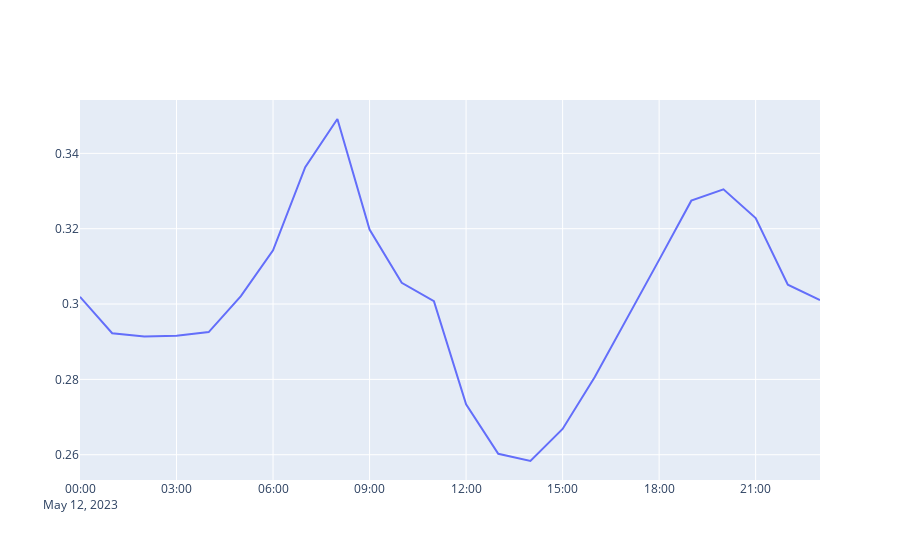

Source (notebook cell):
### Code cell
go.Figure(data=go.Scatter(x=df['date'], y=df['prijsAIP'])).show()
